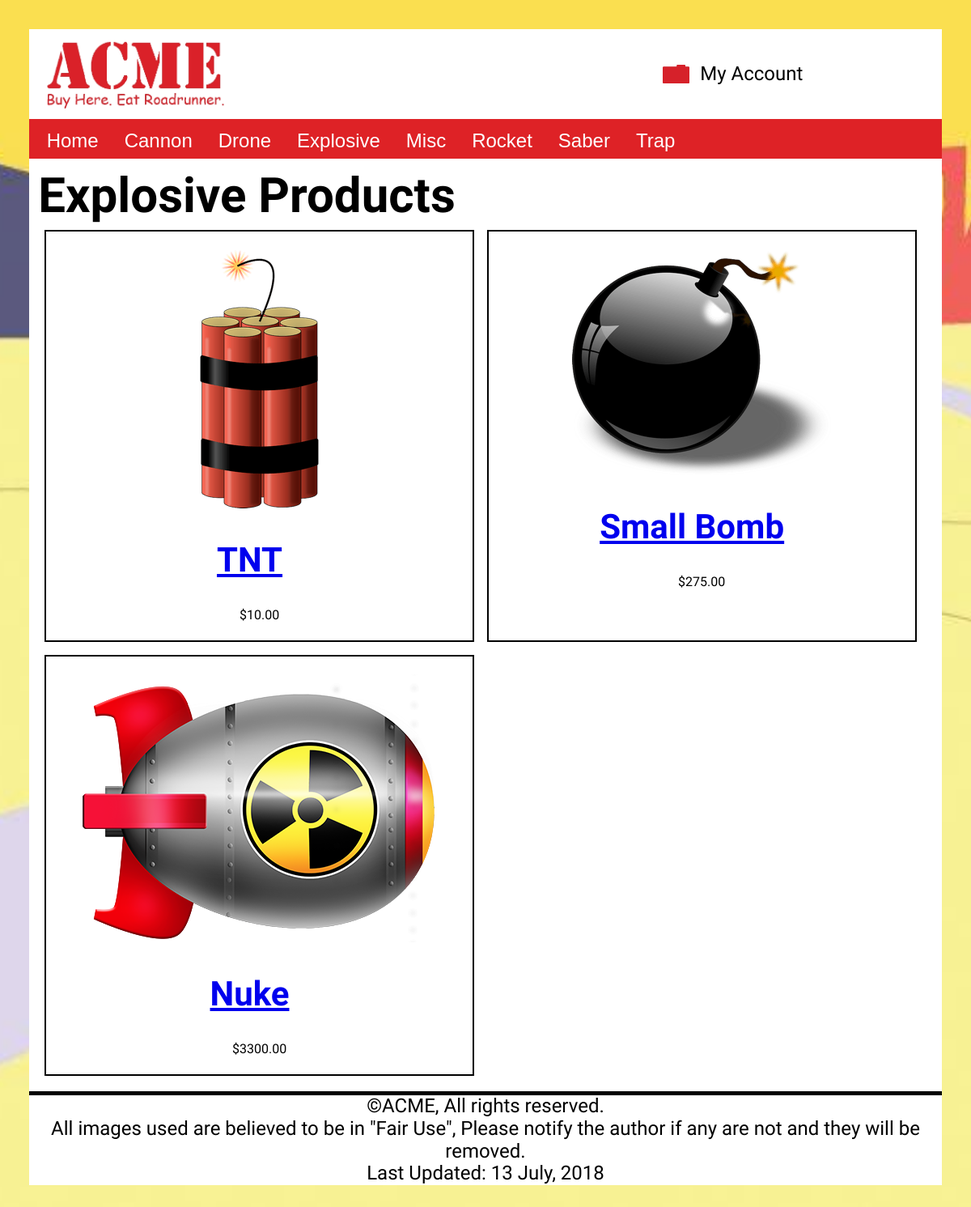
Screenshot of /products/?action=category&type=Explosive with the database file from the repository.
### tables this page shows
CREATE TABLE `categories` (
  `categoryId` int(10) UNSIGNED NOT NULL,
  `categoryName` varchar(30) NOT NULL
);

CREATE TABLE `inventory` (
  `invId` int(10) UNSIGNED NOT NULL,
  `invName` varchar(50) NOT NULL DEFAULT '',
  `invDescription` text NOT NULL,
  `invImage` varchar(50) NOT NULL DEFAULT '',
  `invThumbnail` varchar(50) NOT NULL DEFAULT '',
  `invPrice` decimal(10,2) NOT NULL DEFAULT '0.00',
  `invStock` smallint(6) NOT NULL DEFAULT '0',
  `invSize` smallint(6) NOT NULL DEFAULT '0',
  `invWeight` smallint(6) NOT NULL DEFAULT '0',
  `invLocation` varchar(35) NOT NULL DEFAULT '',
  `categoryId` int(10) UNSIGNED NOT NULL,
  `invVendor` varchar(20) NOT NULL DEFAULT '',
  `invStyle` varchar(20) NOT NULL DEFAULT '',
  `invFeatured` tinyint(1) DEFAULT NULL
);

### model/products-model.php (called while the page is built, shortened)
<?php
function getProductsByCategory($type){
 $db = acmeConnect();
 $sql = 'SELECT * FROM inventory WHERE categoryId IN (SELECT categoryId FROM categories WHERE categoryName = :catType)';
 $stmt = $db->prepare($sql);
 $stmt->bindValue(':catType', $type, PDO::PARAM_STR);
 $stmt->execute();
 $products = $stmt->fetchAll(PDO::FETCH_ASSOC);
 return $products;
}

### model/acme-model.php (called while the page is built, shortened)
<?php
function getCategories(){
 $db = acmeConnect();
 $sql = 'SELECT categoryName, categoryId FROM categories ORDER BY categoryName ASC';
 $stmt = $db->prepare($sql);
 $stmt->execute();
 $categories = $stmt->fetchAll();
 return $categories;
}

### library/functions.php (the view, shortened to what this page needs)
<?php
function getNavList($categories) {
    $navList = '<ul>';
    $navList .= "<li><a href='/acme/' title='View the Acme home page'>Home</a></li>";
    foreach ($categories as $category) {
        $navList .= "<li><a href='/acme/products/?action=category&type=" . urlencode($category['categoryName']) . "' title='View our $category[categoryName] product line'>$category[categoryName]</a></li>";
    }
    $navList .= '</ul>';
    return $navList;
}
function buildProductsDisplay($products) {
    $pd = '<ul id="prod-display">';
    foreach ($products as $product) {
        $pd .= '<li>';
        $pd .= "<a href='/acme/products/?action=product&type=$product[invId]'><img src='$product[invThumbnail]' alt='Image of $product[invName] on Acme.com'></a>";
        $pd .= "<h2><a href='/acme/products/?action=product&id=$product[invId]'>$product[invName]</a></h2>";
        $pd .= "<span>$$product[invPrice]</span>";
        $pd .= '</li>';
    }
    $pd .= '</ul>';
    return $pd;
}

### css/styles.css (style rules this page uses)
* { box-sizing: border-box; }
body { font-family: 'Patrick Hand', Helvetica, sans-serif; background-image: url("/acme/images/site/background.jpg"); background-repeat: no-repeat; height: 100%; margin: 0; background-position: center; background-repeat: no-repeat; background-size: cover; padding: 3%; background-color: white; }
nav ul { display: flex; list-style-type: none; font-family: Helvetica, sans-serif; font-size: 2vw; margin: 0; padding: 0; background-color: #de2226; flex-wrap: wrap; }
nav li a { display: block; color: white; padding: 8px 16px; text-decoration: none; }
@media only screen and (min-width: 37.5em) { h2 { font-size: 7.5vw; max-width: 95%; } }
@media only screen and (min-width: 37.5em) { #prod-display { margin: 0; padding: 0; text-align: center; display: flex; flex-direction: column; flex-flow: wrap; } }
@media only screen and (min-width: 37.5em) { #prod-display li { margin: .5%; max-width: 48%; min-width: 20%; padding: 2%; border: 2px solid black; list-style-type: none; flex: 1 1 auto; } }
@media only screen and (min-width: 37.5em) { #prod-display li img { width: auto; max-width: 100%; height: 200px; } }
@media only screen and (min-width: 64em) { h2 { font-size: 3.5vw; } }
@media only screen and (min-width: 64em) { #prod-display { margin: 0; padding: 0; display: flex; flex-direction: column; flex-flow: wrap; } }
@media only screen and (min-width: 64em) { #prod-display li { margin: .5em; border: 2px solid black; list-style-type: none; flex: 1 1 auto; } }
@media only screen and (min-width: 64em) { #prod-display li img { max-width: 100%; height:auto; width:auto; max-height:100vh; } }

### rows the page displays
categories: categoryName "Cannon"
categories: categoryName "Drone"
categories: categoryName "Explosive"
categories: categoryName "Misc"
categories: categoryName "Rocket"
categories: categoryName "Saber"
categories: categoryName "Trap"
inventory: invThumbnail (picture), invName "TNT", invPrice "10.00"
inventory: invThumbnail (picture), invName "Small Bomb", invPrice "275.00"
inventory: invThumbnail (picture), invName "Nuke", invPrice "3300.00"

### other values shown
$type "Explosive"
